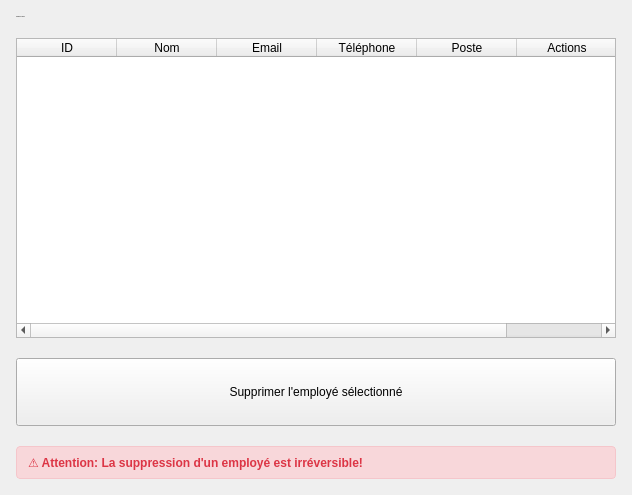
              <widget class="QWidget" name="supprimerTab">
               <attribute name="title">
                <string>Supprimer</string>
               </attribute>
               <layout class="QVBoxLayout" name="supprimerLayout">
                <property name="spacing">
                 <number>20</number>
                </property>
                <property name="leftMargin">
                 <number>16</number>
                </property>
                <property name="topMargin">
                 <number>16</number>
                </property>
                <property name="rightMargin">
                 <number>16</number>
                </property>
                <property name="bottomMargin">
                 <number>16</number>
                </property>
                <item>
                 <widget class="QLabel" name="supprimerTitle">
                  <property name="font">
                   <font>
                    <family>Times New Roman</family>
                    <pointsize>-1</pointsize>
                    <fontweight>DemiBold</fontweight>
                   </font>
                  </property>
                  <property name="text">
                   <string>Supprimer un employé</string>
                  </property>
                 </widget>
                </item>
                <item>
                 <widget class="QTableWidget" name="deleteEmployeeTable">
                  <property name="minimumSize">
                   <size>
                    <width>600</width>
                    <height>300</height>
                   </size>
                  </property>
                  <property name="rowCount">
                   <number>0</number>
                  </property>
                  <property name="columnCount">
                   <number>6</number>
                  </property>
                  <attribute name="horizontalHeaderVisible">
                   <bool>true</bool>
                  </attribute>
                  <attribute name="verticalHeaderVisible">
                   <bool>false</bool>
                  </attribute>
                  <column>
                   <property name="text">
                    <string>ID</string>
                   </property>
                  </column>
                  <column>
                   <property name="text">
                    <string>Nom</string>
                   </property>
                  </column>
                  <column>
                   <property name="text">
                    <string>Email</string>
                   </property>
                  </column>
                  <column>
                   <property name="text">
                    <string>Téléphone</string>
                   </property>
                  </column>
                  <column>
                   <property name="text">
                    <string>Poste</string>
                   </property>
                  </column>
                  <column>
                   <property name="text">
                    <string>Actions</string>
                   </property>
                  </column>
                 </widget>
                </item>
                <item>
                 <widget class="QPushButton" name="deleteSelectedButton">
                  <property name="minimumSize">
                   <size>
                    <width>200</width>
                    <height>68</height>
                   </size>
                  </property>
                  <property name="text">
                   <string>Supprimer l'employé sélectionné</string>
                  </property>
                 </widget>
                </item>
                <item>
                 <widget class="QLabel" name="deleteWarningLabel">
                  <property name="styleSheet">
                   <string notr="true">QLabel {
    color: #dc3545;
    font-weight: bold;
    padding: 8px;
    background-color: #f8d7da;
    border: 1px solid #f5c6cb;
    border-radius: 4px;
}</string>
                  </property>
                  <property name="text">
                   <string>⚠️ Attention: La suppression d'un employé est irréversible!</string>
                  </property>
                 </widget>
                </item>
               </layout>
              </widget>
